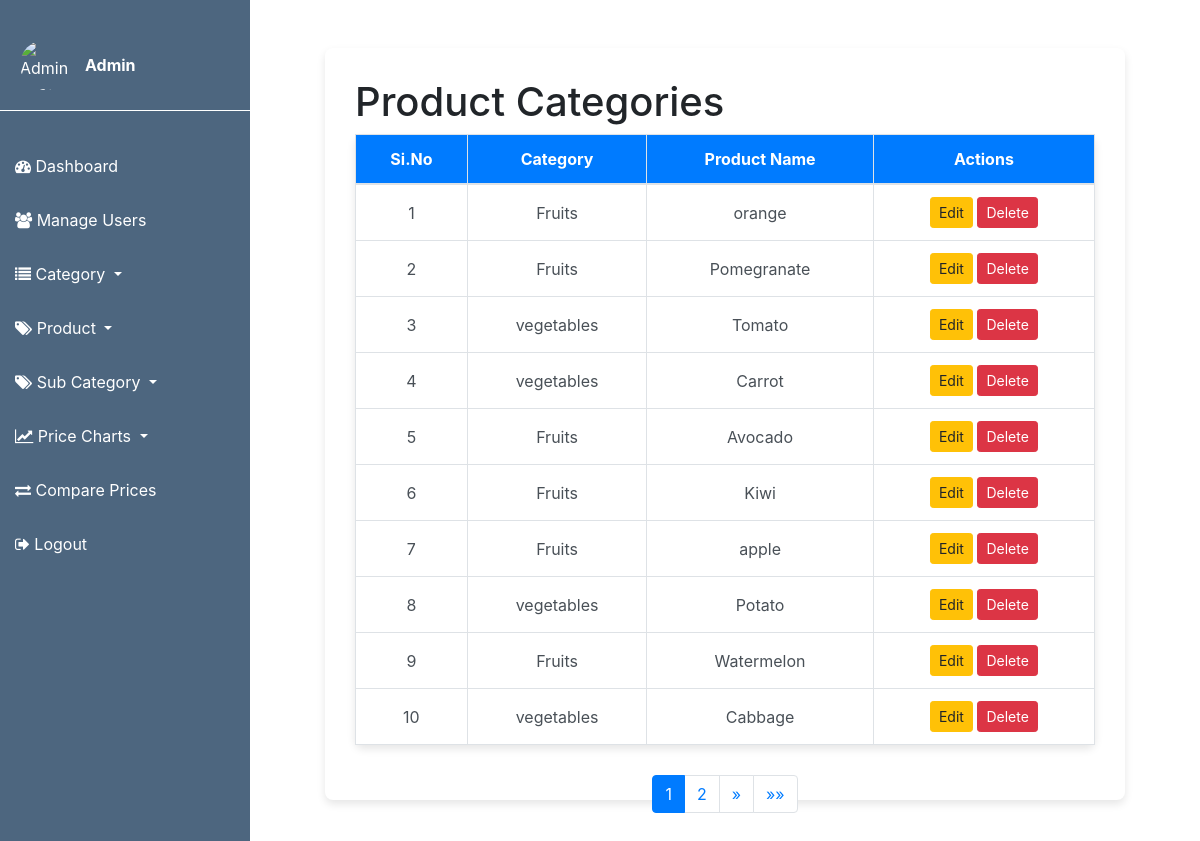
/custom_admin/view_product_categories/, run on the app's committed database.
### myapp/models.py (models this page shows, shortened)
class ProductCategory(models.Model):
    category = models.ForeignKey(Category, on_delete=models.CASCADE)
    product_name = models.CharField(max_length=100)

class Category(models.Model):
    name = models.CharField(max_length=100)

### myapp/views.py (the view)
# urls.py: path('view_product_categories/', views.view_product_categories, name='view_product_categories'),
def view_product_categories(request):
    product_categories = ProductCategory.objects.all()
    paginator = Paginator(product_categories, 10)  # Show 10 categories per page
    page_number = request.GET.get('page')  # Get the current page number from the request
    page_obj = paginator.get_page(page_number)
    return render(request, 'view_product_categories.html', {'page_obj': page_obj})

### myapp/templates/view_product_categories.html (shortened to what this page needs)
<!DOCTYPE html>
<html lang="en">
<head>
    {% load static %}
    <link rel="stylesheet" href="https://stackpath.bootstrapcdn.com/bootstrap/4.3.1/css/bootstrap.min.css">
    <link href="https://stackpath.bootstrapcdn.com/font-awesome/4.7.0/css/font-awesome.min.css" rel="stylesheet">
</head>
<body>
    <div class="sidebar">
        <div class="profile">
            <img src="{% static 'img/admin.jpg' %}" alt="Admin Image">
            <div class="name">Admin</div>
        </div>
        <h2 class="text-center"></h2>
        <a href="{% url 'admin_dashboard' %}"><i class="fa fa-tachometer"></i> Dashboard</a>
        <a href="{% url 'manage_users' %}"><i class="fa fa-users"></i> Manage Users</a>
        <div class="dropdown">
            <a class="dropdown-toggle" href="#" role="button" id="categoryDropdown" data-toggle="dropdown" aria-haspopup="true" aria-expanded="false">
                <i class="fa fa-list"></i> Category
            </a>
        </div>
        <div class="dropdown">
            <a class="dropdown-toggle" href="#" role="button" id="subcategoryDropdown" data-toggle="dropdown" aria-haspopup="true" aria-expanded="false">
                <i class="fa fa-tags"></i> Product
            </a>
        </div>
        <div class="dropdown">
            <a class="dropdown-toggle" href="#" role="button" id="subcategoryDropdown" data-toggle="dropdown" aria-haspopup="true" aria-expanded="false">
                <i class="fa fa-tags"></i> Sub Category
            </a>
        </div>
        <div class="dropdown">
            <a class="dropdown-toggle" href="#" role="button"
            id="priceChartDropdown" data-toggle="dropdown" aria-haspopup="true" aria-expanded="false">
            <i class="fa fa-line-chart"></i> Price Charts
        </a>
    </div>
    <a href="{% url 'compare_prices' %}"><i class="fa fa-exchange"></i> Compare Prices</a>
    <a href="{% url 'login' %}"><i class="fa fa-sign-out"></i> Logout</a>
</div>
<div class="container mt-5">
    <h1>Product Categories</h1>
    <table class="table table-bordered">
        <thead>
            <tr>
                <th>Si.No</th>
                <th>Category</th>
                <th>Product Name</th>
                <th>Actions</th>
            </tr>
        </thead>
        <tbody>
            {% for product_category in page_obj %}
            <tr>
                <td>{{ forloop.counter }}</td>
                <td>{{ product_category.category.name }}</td>
                <td>{{ product_category.product_name }}</td>
                <td>
                    <a href="{% url 'edit_product_category' product_category.id %}" class="btn btn-warning btn-sm">Edit</a>
                    <a href="{% url 'delete_product_category' product_category.id %}" class="btn btn-danger btn-sm">Delete</a>
                </td>
            </tr>
            {% endfor %}
        </tbody>
    </table>
    <nav aria-label="Page navigation">
        <ul class="pagination justify-content-center">
            {% for num in page_obj.paginator.page_range %}
            <li class="page-item {% if page_obj.number == num %}active{% endif %}">
                <a class="page-link" href="?page={{ num }}">{{ num }}</a>
            </li>
            {% endfor %}
            {% if page_obj.has_next %}
            <li class="page-item">
                <a class="page-link" href="?page={{ page_obj.next_page_number }}" aria-label="Next">
                    <span aria-hidden="true">&raquo;</span>
                </a>
            </li>
            <li class="page-item">
                <a class="page-link" href="?page={{ page_obj.paginator.num_pages }}" aria-label="Last">
                    <span aria-hidden="true">&raquo;&raquo;</span>
                </a>
            </li>
            {% endif %}
        </ul>
    </nav>
</div>
</body>
</html>

### myapp/templates/view_product_categories.html (style rules this page uses)
body { display: flex; height: 100vh; margin: 0; }
.sidebar { width: 250px; background: #4d667f; color: #fff; display: flex; flex-direction: column; padding-top: 20px; position: relative; height: 100%; }
.sidebar h2 { color: #fff; text-align: center; padding-bottom: 20px; font-size: 24px; font-weight: bold; }
.sidebar .profile { display: flex; align-items: center; padding: 20px; background: #4d667f; border-bottom: 1px solid #ffffff; }
.sidebar .profile img { width: 50px; height: 50px; border-radius: 50%; margin-right: 15px; }
.sidebar .profile .name { color: #fff; font-size: 16px; font-weight: bold; }
.sidebar a { color: #fff; padding: 15px; text-decoration: none; display: block; font-size: 16px; }
.container { background-color: #ffffff; border-radius: 8px; box-shadow: 0 4px 8px rgba(0, 0, 0, 0.1); padding: 30px; max-width: 800px; margin: 0 auto; }
.table { background-color: #ffffff; border-radius: 8px; box-shadow: 0 4px 8px rgba(0, 0, 0, 0.1); margin-bottom: 30px; }
.table th { background-color: #007bff; color: #ffffff; font-weight: bold; }
.table td { background-color: #ffffff; color: #495057; }
.table tbody tr:nth-child(even) { background-color: #f9f9f9; }
.table td, .table th { vertical-align: middle; text-align: center; }
.sidebar { width: 250px; background: #4d667f; color: #fff; display: flex; flex-direction: column; padding-top: 20px; position: relative; height: 125%; }

### data on the page
ProductCategory: category.name "Fruits", product_name "orange"
ProductCategory: category.name "Fruits", product_name "Pomegranate"
ProductCategory: category.name "vegetables", product_name "Tomato"
ProductCategory: category.name "vegetables", product_name "Carrot"
ProductCategory: category.name "Fruits", product_name "Avocado"
ProductCategory: category.name "Fruits", product_name "Kiwi"
ProductCategory: category.name "Fruits", product_name "apple"
ProductCategory: category.name "vegetables", product_name "Potato"
ProductCategory: category.name "Fruits", product_name "Watermelon"
ProductCategory: category.name "vegetables", product_name "Cabbage"

### other printed values
{{ num }} "1" "2"
